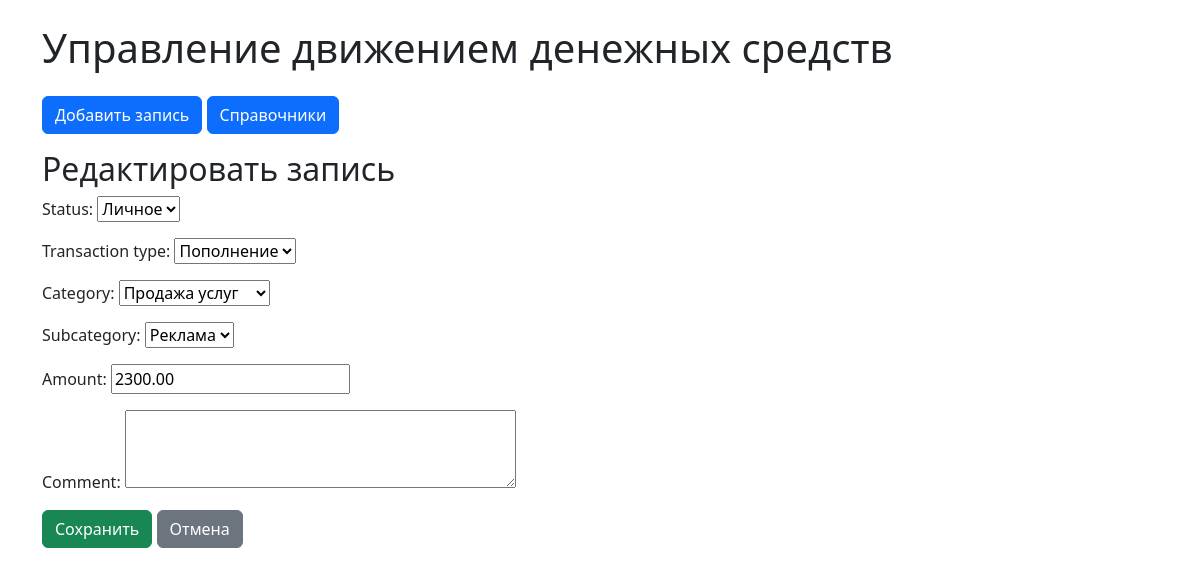
The page /edit/3/ on the database its author committed.
### core/models.py (models this page shows, shortened)
class CashFlowRecord(models.Model):
    created_date = models.DateField(auto_now_add=True)
    status = models.ForeignKey(Status, on_delete=models.PROTECT)
    transaction_type = models.ForeignKey(TransactionType, on_delete=models.PROTECT)
    category = models.ForeignKey(Category, on_delete=models.PROTECT)
    subcategory = models.ForeignKey(Subcategory, on_delete=models.PROTECT)
    amount = models.DecimalField(max_digits=10, decimal_places=2)
    comment = models.TextField(blank=True, null=True)

class Category(models.Model):
    name = models.CharField(max_length=100)
    transaction_type = models.ForeignKey(TransactionType, on_delete=models.CASCADE, related_name='categories')
    class Meta:
        unique_together = ('name', 'transaction_type')
    def __str__(self):
        return self.name

class Subcategory(models.Model):
    name = models.CharField(max_length=100)
    category = models.ForeignKey(Category, on_delete=models.CASCADE, related_name='subcategories')
    class Meta:
        unique_together = ('name', 'category')
    def __str__(self):
        return self.name

### core/views.py (the view)
# urls.py: path('edit/<int:pk>/', views.record_edit, name='record_edit'),
def record_edit(request, pk):
    record = get_object_or_404(CashFlowRecord, pk=pk)
    if request.method == 'POST':
        form = CashFlowRecordForm(request.POST, instance=record)
        if form.is_valid():
            form.save()
            return redirect('record_list')
    else:
        form = CashFlowRecordForm(instance=record)
    return render(request, 'core/record_form.html', {'form': form, 'title': 'Редактировать запись'})

### core/models.py (called while the page is built)
    def __str__(self):
        return self.name

    def __str__(self):
        return self.name

### core/templates/core/record_form.html (shortened to what this page needs)
{% extends 'core/base.html' %}
{% block content %}
    <h2>{{ title }}</h2>
    <form method="post" id="recordForm">
        {{ form.as_p }}
        <button type="submit" class="btn btn-success">Сохранить</button>
        <a href="{% url 'record_list' %}" class="btn btn-secondary">Отмена</a>
    </form>
{% endblock %}

### rows shown on the page
CashFlowRecord: status "Личное", subcategory "Реклама", amount "2300.00"
Category: transaction_type "Пополнение"
Subcategory: category "Продажа услуг"

### other values the page prints
{{ title }} "Редактировать запись"
